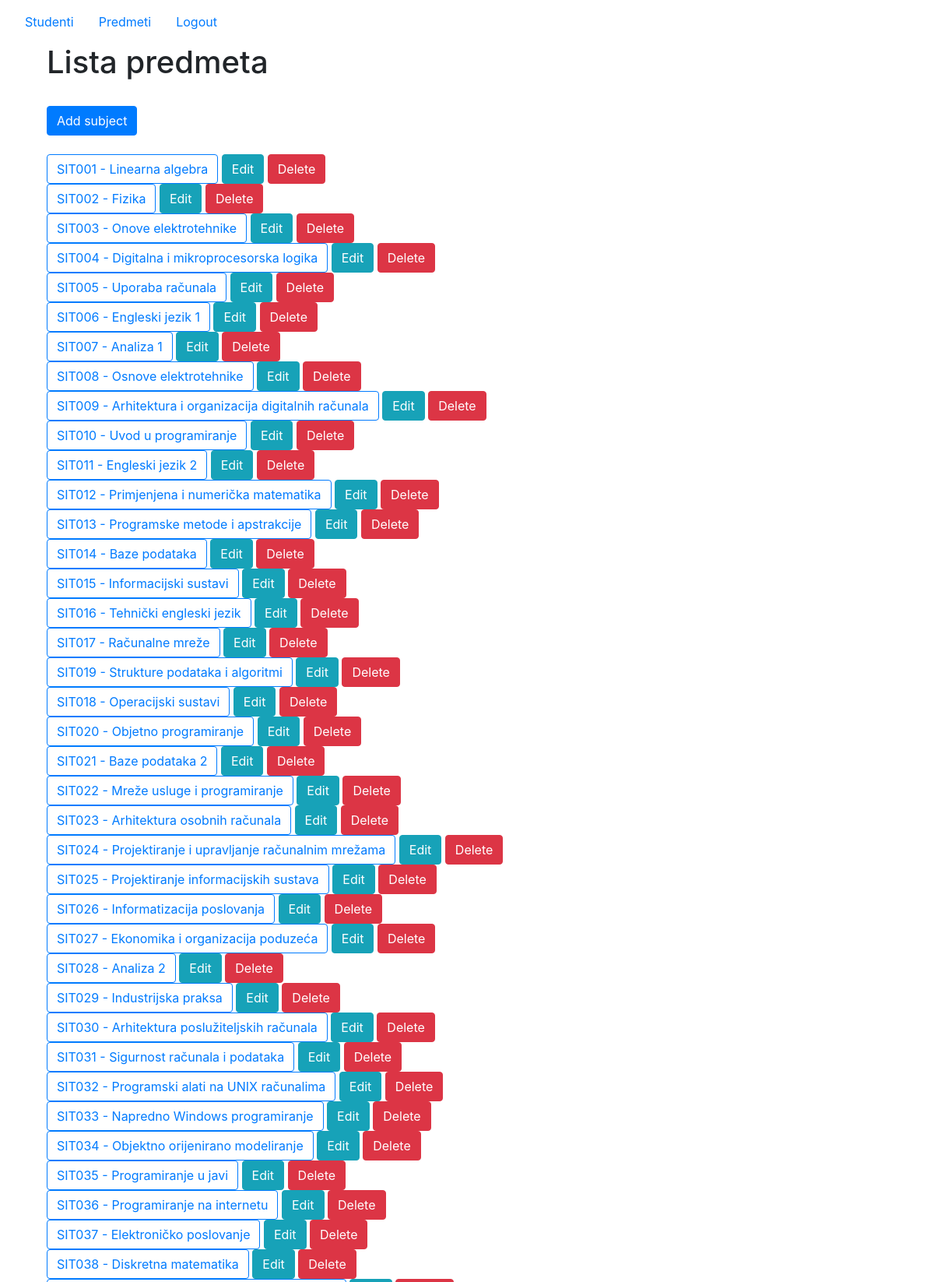
The app's page /sub_list/ (signed in, upper part) with its own data.
### project/App/models.py (models this page shows)
class Subject(models.Model):
    ime = models.CharField(max_length=255)
    kod = models.CharField(max_length=16, unique=True)
    program = models.TextField()
    bodovi = models.IntegerField()
    sem_redovni = models.IntegerField()
    sem_izvanredni = models.IntegerField()
    class Izborni(models.TextChoices):
        DA = "DA", _('Da')
        NE = "NE", _('Ne')
    izborni = models.CharField(choices=Izborni.choices, default=Izborni.NE, max_length=2)
    def __str__(self):
        return '%s - %s' % (self.kod, self.ime)

### project/App/decorations.py (the view)
    def wrap (request, *args, **kwargs):
        if request.user.role == "MENTOR":
            return function(request, *args, **kwargs)
        else:
            return redirect('login')

### project/App/decorations.py (called while the page is built)
def mentor_required(function):
    def wrap (request, *args, **kwargs):
        if request.user.role == "MENTOR":
            return function(request, *args, **kwargs)
        else:
            return redirect('login')
    return wrap

### project/App/views.py (called while the page is built)
@mentor_required
def subject_list_view(request):
    if request.method == 'GET':
        subjects = Subject.objects.all()
        return render (request, 'subject_list.html',{'subjects':subjects})
    elif request.method == 'POST':
        if request.POST.get("delete"):
            delete = request.POST.get("delete")
            Subject.objects.filter(id=delete).delete()
            return redirect('subject_list')

### project/templates/subject_list.html
{% extends 'base.html' %}
{% block content%}
<h1>Lista predmeta</h1><br>
<a href="/addsubj" class="btn btn-primary">Add subject</a><br></br>
{% for subject in subjects %}
<form method ="POST" class = "form">{% csrf_token %}
    <a href = "/subj_details/{{subject.id}}" class = "btn btn-outline-primary">{{subject}}</a>
    <a href = "/edit_subj/{{subject.id}}" class = "btn btn-info">Edit</a>
    <button type="submit" name="delete" value="{{subject.id}}" class="btn btn-danger">Delete</button>
</form>
{% endfor %}
{% endblock%}

### project/templates/base.html (shortened to what this page needs)
{% load static %}
<!DOCTYPE html>
<html lang="en">
    <head>
        <link rel="stylesheet" href="https://maxcdn.bootstrapcdn.com/bootstrap/4.0.0/css/bootstrap.min.css">
    </head>
    <body>
        <header class="site-header">
            <nav class="navbar navbar-expand-md navbar-dark bg-steel">
                {% if user.is_authenticated %}
                {% if user.role == 'MENTOR' %}
                <a class="nav-item nav-link" href="/stud_list">Studenti</a>
                <a class="nav-item nav-link" href="/sub_list">Predmeti</a>
                {% endif %}
                <a class="nav-item nav-link" href="/logout">Logout</a>
                {% else %}
                <a class="nav-item nav-link" href="/register">Register</a>
                <a class="nav-item nav-link" href="/login">Login</a>
                {% endif %}
            </nav>
            <div class="container">
                <div class="grid container">
                    {%block content%}
                    {%endblock%}
                </div>
            </div>
        </header>
    </body>
</html>

### records on screen
Subject: kod+ime "SIT001 - Linearna algebra", {{ subject.id }} 1 (drawn)
Subject: kod+ime "SIT002 - Fizika", {{ subject.id }} 2 (drawn)
Subject: kod+ime "SIT003 - Onove elektrotehnike", {{ subject.id }} 3 (drawn)
Subject: kod+ime "SIT004 - Digitalna i mikroprocesorska logika", {{ subject.id }} 4 (drawn)
Subject: kod+ime "SIT005 - Uporaba računala", {{ subject.id }} 5 (drawn)
Subject: kod+ime "SIT006 - Engleski jezik 1", {{ subject.id }} 6 (drawn)
Subject: kod+ime "SIT007 - Analiza 1", {{ subject.id }} 7 (drawn)
Subject: kod+ime "SIT008 - Osnove elektrotehnike", {{ subject.id }} 8 (drawn)
Subject: kod+ime "SIT009 - Arhitektura i organizacija digitalnih računala", {{ subject.id }} 9 (drawn)
Subject: kod+ime "SIT010 - Uvod u programiranje", {{ subject.id }} 10 (drawn)
Subject: kod+ime "SIT011 - Engleski jezik 2", {{ subject.id }} 11 (drawn)
Subject: kod+ime "SIT012 - Primjenjena i numerička matematika", {{ subject.id }} 12 (drawn)
Subject: kod+ime "SIT013 - Programske metode i apstrakcije", {{ subject.id }} 13 (drawn)
Subject: kod+ime "SIT014 - Baze podataka", {{ subject.id }} 14 (drawn)
Subject: kod+ime "SIT015 - Informacijski sustavi", {{ subject.id }} 15 (drawn)
Subject: kod+ime "SIT016 - Tehnički engleski jezik", {{ subject.id }} 16 (drawn)
Subject: kod+ime "SIT017 - Računalne mreže", {{ subject.id }} 17 (drawn)
Subject: kod+ime "SIT019 - Strukture podataka i algoritmi", {{ subject.id }} 18 (drawn)
Subject: kod+ime "SIT018 - Operacijski sustavi", {{ subject.id }} 19 (drawn)
Subject: kod+ime "SIT020 - Objetno programiranje", {{ subject.id }} 20 (drawn)
Subject: kod+ime "SIT021 - Baze podataka 2", {{ subject.id }} 21 (drawn)
Subject: kod+ime "SIT022 - Mreže usluge i programiranje", {{ subject.id }} 22 (drawn)
Subject: kod+ime "SIT023 - Arhitektura osobnih računala", {{ subject.id }} 23 (drawn)
Subject: kod+ime "SIT024 - Projektiranje i upravljanje računalnim mrežama", {{ subject.id }} 24 (drawn)
Subject: kod+ime "SIT025 - Projektiranje informacijskih sustava", {{ subject.id }} 25 (drawn)
Subject: kod+ime "SIT026 - Informatizacija poslovanja", {{ subject.id }} 26 (drawn)
Subject: kod+ime "SIT027 - Ekonomika i organizacija poduzeća", {{ subject.id }} 27 (drawn)
Subject: kod+ime "SIT028 - Analiza 2", {{ subject.id }} 28 (drawn)
Subject: kod+ime "SIT029 - Industrijska praksa", {{ subject.id }} 29 (drawn)
Subject: kod+ime "SIT030 - Arhitektura poslužiteljskih računala", {{ subject.id }} 30 (drawn)
Subject: kod+ime "SIT031 - Sigurnost računala i podataka", {{ subject.id }} 31 (drawn)
Subject: kod+ime "SIT032 - Programski alati na UNIX računalima", {{ subject.id }} 32 (drawn)
Subject: kod+ime "SIT033 - Napredno Windows programiranje", {{ subject.id }} 33 (drawn)
Subject: kod+ime "SIT034 - Objektno orijenirano modeliranje", {{ subject.id }} 34 (drawn)
Subject: kod+ime "SIT035 - Programiranje u javi", {{ subject.id }} 35 (drawn)
Subject: kod+ime "SIT036 - Programiranje na internetu", {{ subject.id }} 36 (drawn)
Subject: kod+ime "SIT037 - Elektroničko poslovanje", {{ subject.id }} 37 (drawn)
Subject: kod+ime "SIT038 - Diskretna matematika", {{ subject.id }} 38 (drawn)
